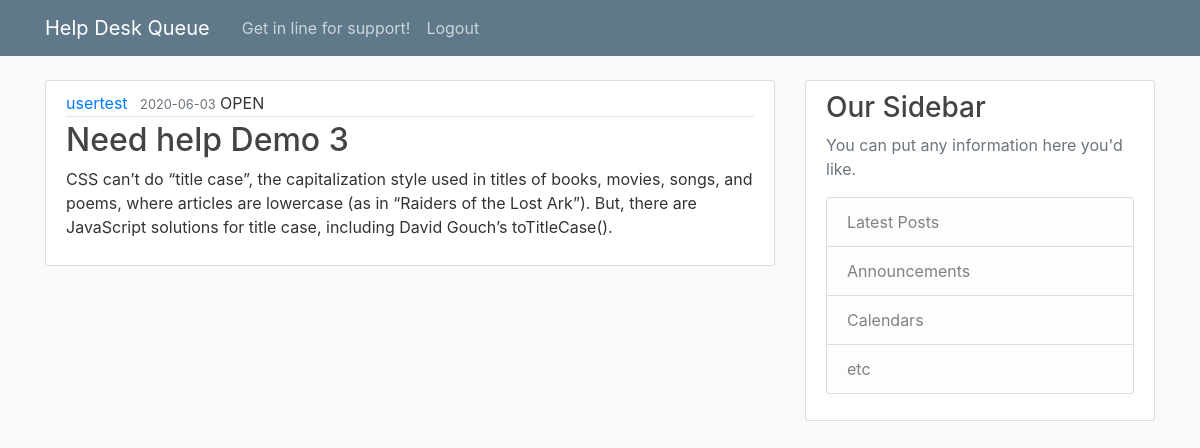
The app's page /post/3 (signed in) with its own data.
### helpdeskqueue/models.py (models this page shows, shortened)
class User(db.Model, UserMixin):
    id = db.Column(db.Integer, primary_key = True)
    username = db.Column(db.String(20), unique = True, nullable = False)
    user_type = db.Column(db.String(20), unique = True, nullable = False)
    email = db.Column(db.String(120), unique = True, nullable = False)
    password = db.Column(db.String(60), nullable = False)
    posts = db.relationship('Post', backref = 'author', lazy = True)

class Post(db.Model):
    id = db.Column(db.Integer, primary_key = True)
    title = db.Column(db.String(100), nullable = False)
    date_posted = db.Column(db.DateTime, nullable = False, default = datetime.utcnow)
    content = db.Column(db.Text, nullable = False)
    category = db.Column(db.Text, nullable = False)
    status = db.Column(db.Text, nullable = False)
    user_id = db.Column(db.Integer, db.ForeignKey('user.id'), nullable = False)
    notes = db.Column(db.String, nullable = True)
    assisted_by = db.Column(db.String, nullable = True)

### helpdeskqueue/routes.py (the view, shortened to what this page needs)
@app.route("/post/<int:post_id>", methods = ['GET', 'POST'])
@login_required
def post(post_id):
    admin = 'admin'
    status = ['open', 'assisting']
    form = QueueForm()
    post = Post.query.get_or_404(post_id)
    return render_template('post.html', title = post.title, post = post, admin = admin, status = status, form = form)

### helpdeskqueue/models.py (called while the page is built)
@login_manager.user_loader
def load_user(user_id):
    return User.query.get(int(user_id))

### helpdeskqueue/templates/post.html (shortened to what this page needs)
{% extends 'layout.html' %}
{% block content %}
    <article class="media content-section">
        <div class="media-body">
          <div class="article-metadata">
            <a class="mr-2" href="{{ url_for('user_posts', username = post.author.username) }}">{{ post.author.username }}</a>
            <small class="text-muted">{{ post.date_posted.strftime('%Y-%m-%d') }}</small>
            <a class = "uppercase">{{ post.status }}</a>
          </div>
          <h2 class = "article-title">{{ post.title }}</h2>
          <p class= "article-content">{{ post.content }}</p>
        </div>
      </article>
{% endblock content %}

### helpdeskqueue/static/main.css (style rules this page uses)
body { background: #fafafa; color: #333333; margin-top: 5rem; }
h1, h2, h3, h4, h5, h6 { color: #444444; }
.content-section { background: #ffffff; padding: 10px 20px; border: 1px solid #dddddd; border-radius: 3px; margin-bottom: 20px; }
.article-title { color: #444444; }
.article-content { white-space: pre-line; }
.article-metadata { padding-bottom: 1px; margin-bottom: 4px; border-bottom: 1px solid #e3e3e3 }
.uppercase { text-transform: uppercase; }

### records on screen
User: author.username "usertest"
Post: date_posted "2020-06-03", status "OPEN", title "Need help Demo 3", content "CSS can’t do “title case”, the capitalization style used in titles of books, movies, songs, and poems, where articles are lowercase (as in “Raiders of the Lost Ark”). But, there are JavaScript solutions for title case, including David Gouch’s toTitleCase()."
